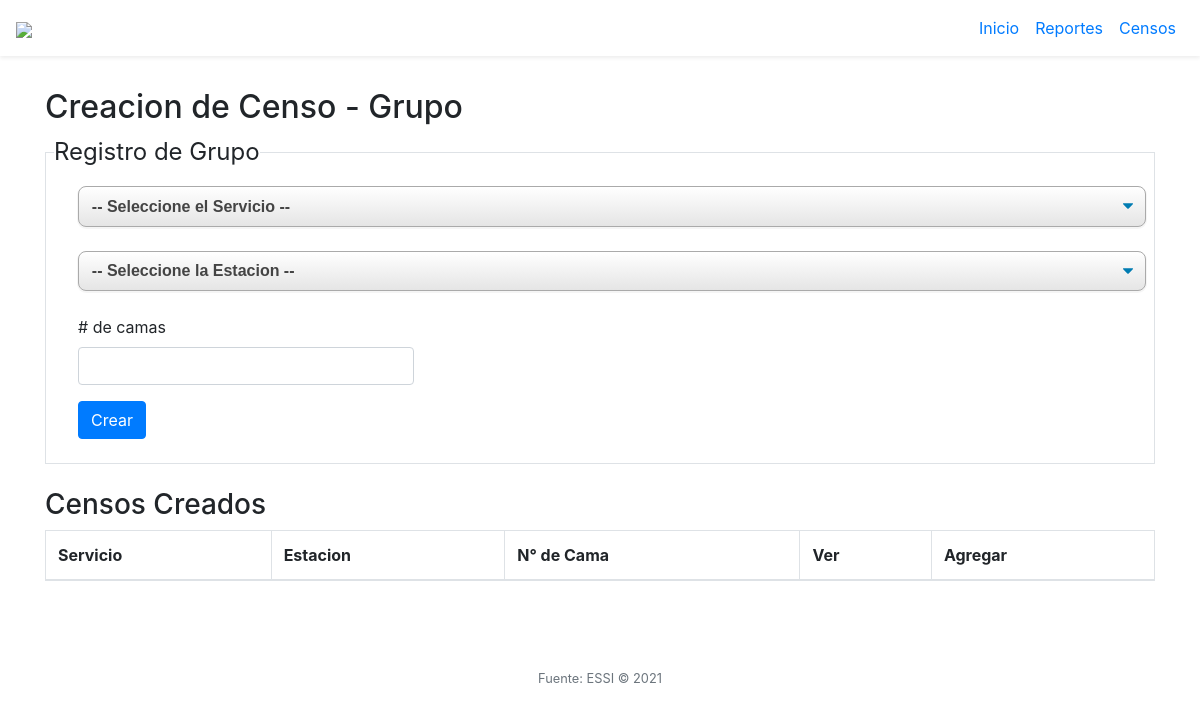
Page /integracion/censo/servicio/ on the earlier database version.
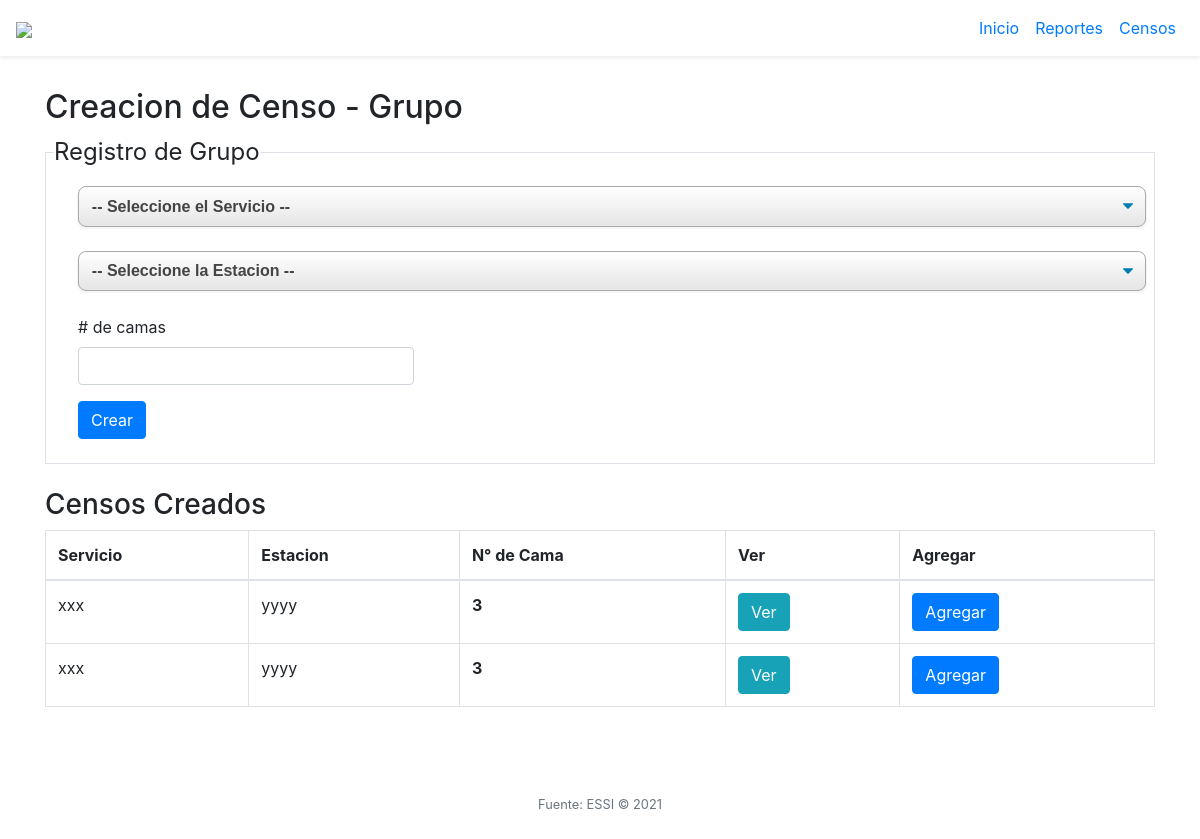
Same page on the later database version.
### registro/models.py (models this page shows)
class Servicio(models.Model):
	nombre = models.CharField(max_length=250)
	estacion = models.CharField(max_length=250)
	ncamas = models.IntegerField()
	fecha = models.DateTimeField(default=datetime.now, blank=True, verbose_name='Fecha de Registro')

### registro/views.py (the view)
def censo_servicio(request):
	if request.method == 'POST':
		form = ServicioForm(request.POST)
		if not form.is_valid():
			return HttpResponseRedirect("/integracion/censo/servicio/")
		form.save()
		return HttpResponseRedirect("/integracion/censo/servicio/?reload=%s" % (datetime.now()))
	context = {
		'services': ['xxx', 'yyyy'],
		'list': Servicio.objects.all().order_by('-fecha')
	}
	return render(request, 'censo_servicio.html', context)

### nacido/templates/censo_servicio.html (shortened to what this page needs)
{% extends 'base.html' %}
{% block content %}
<div>
  <div class="container pt-3">
    <h2>Creacion de Censo - Grupo</h2>
    <div class="row">
      <div class="col">
        <fieldset class="border p-2 mb-4">
          <legend  class="w-auto">Registro de Grupo</legend>
          <div class="pl-4">
            <form method="POST" action="/integracion/censo/servicio/">
              <div class="pb-4">
                <select name="nombre" class="select-css">
                  <option value="-" selected="selected">-- Seleccione el Servicio -- </option>
                </select>
              </div>
              <div class="pb-4">
                <select name="estacion" class="select-css">
                  <option value="-" selected="selected">-- Seleccione la Estacion -- </option>
                </select>
              </div>
              <div class="row">
                <div class="col-4">
                  <div class="form-group">
                    <label># de camas</label>
                    <input name="ncamas" type="number"
                      class="form-control"/>
                  </div>
                  <div class="form-group">
                    <button type="submit" class="btn btn-primary">Crear</button>
                  </div>
                </div>
              </div>
            </form>
          </div>
        </fieldset>
      </div>
    </div>
    <div>
      <h3>Censos Creados</h3>
    </div>
    <table class="table table-bordered">
    <thead>
      <tr>
        <th>Servicio</th>
        <th>Estacion</th>
        <th>N° de Cama</th>
        <th>Ver</th>
        <th>Agregar</th>
      </tr>
    </thead>
    <tbody>
      {% for x in list %}
      <tr>
        <td>{{ x.nombre }}</td>
        <td>{{ x.estacion }}</td>
        <th>{{ x.ncamas }}</th>
        <th><button type="button" class="btn btn-info">Ver</button></th>
        <th><button type="button" class="btn btn-primary">Agregar</button></th>
      </tr>
      {% endfor %}
    </tbody>
  </table>
  </div>
</div>
{% endblock %}

Differences in the rows shown:
added Servicio: nombre "xxx", estacion "yyyy", ncamas "3"
added Servicio: nombre "xxx", estacion "yyyy", ncamas "3"
